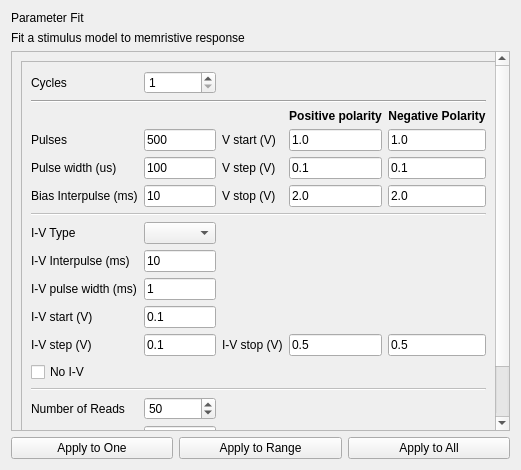
<?xml version="1.0" encoding="UTF-8"?>
<ui version="4.0">
 <class>PFParent</class>
 <widget class="QWidget" name="PFParent">
  <property name="geometry">
   <rect>
    <x>0</x>
    <y>0</y>
    <width>521</width>
    <height>470</height>
   </rect>
  </property>
  <property name="windowTitle">
   <string>Form</string>
  </property>
  <layout class="QGridLayout" name="gridLayout" columnstretch="0,0,0">
   <item row="3" column="0" colspan="3">
    <layout class="QHBoxLayout" name="horizontalLayout">
     <property name="bottomMargin">
      <number>0</number>
     </property>
     <item>
      <widget class="QPushButton" name="applyOneButton">
       <property name="text">
        <string>Apply to One</string>
       </property>
      </widget>
     </item>
     <item>
      <widget class="QPushButton" name="applyRangeButton">
       <property name="text">
        <string>Apply to Range</string>
       </property>
      </widget>
     </item>
     <item>
      <widget class="QPushButton" name="applyAllButton">
       <property name="text">
        <string>Apply to All</string>
       </property>
      </widget>
     </item>
    </layout>
   </item>
   <item row="1" column="0" colspan="2">
    <widget class="QLabel" name="descriptionLabel">
     <property name="text">
      <string>Fit a stimulus model to memristive response</string>
     </property>
    </widget>
   </item>
   <item row="0" column="0" colspan="2">
    <widget class="QLabel" name="titleLabel">
     <property name="text">
      <string>Parameter Fit</string>
     </property>
    </widget>
   </item>
   <item row="2" column="0" colspan="3">
    <widget class="QScrollArea" name="scrollArea">
     <property name="horizontalScrollBarPolicy">
      <enum>Qt::ScrollBarAlwaysOff</enum>
     </property>
     <property name="widgetResizable">
      <bool>true</bool>
     </property>
     <widget class="QWidget" name="scrollAreaWidgetContents">
      <property name="geometry">
       <rect>
        <x>0</x>
        <y>0</y>
        <width>496</width>
        <height>539</height>
       </rect>
      </property>
      <layout class="QVBoxLayout" name="verticalLayout">
       <item>
        <widget class="QFrame" name="frame">
         <property name="sizePolicy">
          <sizepolicy hsizetype="Preferred" vsizetype="MinimumExpanding">
           <horstretch>0</horstretch>
           <verstretch>0</verstretch>
          </sizepolicy>
         </property>
         <property name="frameShape">
          <enum>QFrame::StyledPanel</enum>
         </property>
         <property name="frameShadow">
          <enum>QFrame::Raised</enum>
         </property>
         <layout class="QGridLayout" name="gridLayout_2">
          <item row="3" column="2">
           <widget class="QLabel" name="label_2">
            <property name="text">
             <string>V start (V)</string>
            </property>
           </widget>
          </item>
          <item row="3" column="4">
           <widget class="QLineEdit" name="VStartNegEdit">
            <property name="sizePolicy">
             <sizepolicy hsizetype="Maximum" vsizetype="Fixed">
              <horstretch>0</horstretch>
              <verstretch>0</verstretch>
             </sizepolicy>
            </property>
            <property name="text">
             <string>1.0</string>
            </property>
           </widget>
          </item>
          <item row="11" column="1">
           <widget class="QLineEdit" name="IVStartEdit">
            <property name="sizePolicy">
             <sizepolicy hsizetype="Maximum" vsizetype="Fixed">
              <horstretch>0</horstretch>
              <verstretch>0</verstretch>
             </sizepolicy>
            </property>
            <property name="text">
             <string>0.1</string>
            </property>
           </widget>
          </item>
          <item row="12" column="4">
           <widget class="QLineEdit" name="IVStopNegEdit">
            <property name="sizePolicy">
             <sizepolicy hsizetype="Maximum" vsizetype="Fixed">
              <horstretch>0</horstretch>
              <verstretch>0</verstretch>
             </sizepolicy>
            </property>
            <property name="text">
             <string>0.5</string>
            </property>
           </widget>
          </item>
          <item row="11" column="0">
           <widget class="QLabel" name="label_9">
            <property name="text">
             <string>I-V start (V)</string>
            </property>
           </widget>
          </item>
          <item row="12" column="2">
           <widget class="QLabel" name="label_11">
            <property name="text">
             <string>I-V stop (V)</string>
            </property>
           </widget>
          </item>
          <item row="12" column="3">
           <widget class="QLineEdit" name="IVStopPosEdit">
            <property name="sizePolicy">
             <sizepolicy hsizetype="Maximum" vsizetype="Fixed">
              <horstretch>0</horstretch>
              <verstretch>0</verstretch>
             </sizepolicy>
            </property>
            <property name="text">
             <string>0.5</string>
            </property>
           </widget>
          </item>
          <item row="13" column="0">
           <widget class="QCheckBox" name="noIVCheckBox">
            <property name="text">
             <string>No I-V</string>
            </property>
           </widget>
          </item>
          <item row="15" column="0">
           <widget class="QLabel" name="label_15">
            <property name="text">
             <string>Number of Reads</string>
            </property>
           </widget>
          </item>
          <item row="3" column="0">
           <widget class="QLabel" name="label">
            <property name="text">
             <string>Pulses</string>
            </property>
           </widget>
          </item>
          <item row="5" column="1">
           <widget class="QLineEdit" name="interpulseEdit">
            <property name="sizePolicy">
             <sizepolicy hsizetype="Maximum" vsizetype="Fixed">
              <horstretch>0</horstretch>
              <verstretch>0</verstretch>
             </sizepolicy>
            </property>
            <property name="text">
             <string>10</string>
            </property>
           </widget>
          </item>
          <item row="20" column="0">
           <spacer name="verticalSpacer">
            <property name="orientation">
             <enum>Qt::Vertical</enum>
            </property>
            <property name="sizeHint" stdset="0">
             <size>
              <width>20</width>
              <height>0</height>
             </size>
            </property>
           </spacer>
          </item>
          <item row="9" column="0">
           <widget class="QLabel" name="label_14">
            <property name="text">
             <string>I-V pulse width (ms)</string>
            </property>
           </widget>
          </item>
          <item row="3" column="1">
           <widget class="QLineEdit" name="nrPulsesEdit">
            <property name="sizePolicy">
             <sizepolicy hsizetype="Maximum" vsizetype="Fixed">
              <horstretch>0</horstretch>
              <verstretch>0</verstretch>
             </sizepolicy>
            </property>
            <property name="text">
             <string>500</string>
            </property>
           </widget>
          </item>
          <item row="5" column="0">
           <widget class="QLabel" name="label_8">
            <property name="text">
             <string>Bias Interpulse (ms)</string>
            </property>
           </widget>
          </item>
          <item row="4" column="0">
           <widget class="QLabel" name="label_7">
            <property name="text">
             <string>Pulse width (us)</string>
            </property>
           </widget>
          </item>
          <item row="4" column="1">
           <widget class="QLineEdit" name="pulseWidthEdit">
            <property name="sizePolicy">
             <sizepolicy hsizetype="Maximum" vsizetype="Fixed">
              <horstretch>0</horstretch>
              <verstretch>0</verstretch>
             </sizepolicy>
            </property>
            <property name="text">
             <string>100</string>
            </property>
           </widget>
          </item>
          <item row="9" column="1">
           <widget class="QLineEdit" name="IVPwEdit">
            <property name="sizePolicy">
             <sizepolicy hsizetype="Maximum" vsizetype="Fixed">
              <horstretch>0</horstretch>
              <verstretch>0</verstretch>
             </sizepolicy>
            </property>
            <property name="text">
             <string>1</string>
            </property>
           </widget>
          </item>
          <item row="12" column="0">
           <widget class="QLabel" name="label_10">
            <property name="text">
             <string>I-V step (V)</string>
            </property>
           </widget>
          </item>
          <item row="8" column="0">
           <widget class="QLabel" name="label_12">
            <property name="text">
             <string>I-V Interpulse (ms)</string>
            </property>
           </widget>
          </item>
          <item row="8" column="1">
           <widget class="QLineEdit" name="IVInterpulseEdit">
            <property name="sizePolicy">
             <sizepolicy hsizetype="Maximum" vsizetype="Fixed">
              <horstretch>0</horstretch>
              <verstretch>0</verstretch>
             </sizepolicy>
            </property>
            <property name="text">
             <string>10</string>
            </property>
           </widget>
          </item>
          <item row="12" column="1">
           <widget class="QLineEdit" name="IVStepEdit">
            <property name="sizePolicy">
             <sizepolicy hsizetype="Maximum" vsizetype="Fixed">
              <horstretch>0</horstretch>
              <verstretch>0</verstretch>
             </sizepolicy>
            </property>
            <property name="text">
             <string>0.1</string>
            </property>
           </widget>
          </item>
          <item row="4" column="2">
           <widget class="QLabel" name="label_3">
            <property name="text">
             <string>V step (V)</string>
            </property>
           </widget>
          </item>
          <item row="4" column="3">
           <widget class="QLineEdit" name="VStepPosEdit">
            <property name="sizePolicy">
             <sizepolicy hsizetype="Maximum" vsizetype="Fixed">
              <horstretch>0</horstretch>
              <verstretch>0</verstretch>
             </sizepolicy>
            </property>
            <property name="text">
             <string>0.1</string>
            </property>
           </widget>
          </item>
          <item row="3" column="3">
           <widget class="QLineEdit" name="VStartPosEdit">
            <property name="sizePolicy">
             <sizepolicy hsizetype="Maximum" vsizetype="Fixed">
              <horstretch>0</horstretch>
              <verstretch>0</verstretch>
             </sizepolicy>
            </property>
            <property name="text">
             <string>1.0</string>
            </property>
           </widget>
          </item>
          <item row="5" column="2">
           <widget class="QLabel" name="label_4">
            <property name="text">
             <string>V stop (V)</string>
            </property>
           </widget>
          </item>
          <item row="5" column="4">
           <widget class="QLineEdit" name="VStopNegEdit">
            <property name="sizePolicy">
             <sizepolicy hsizetype="Maximum" vsizetype="Fixed">
              <horstretch>0</horstretch>
              <verstretch>0</verstretch>
             </sizepolicy>
            </property>
            <property name="text">
             <string>2.0</string>
            </property>
           </widget>
          </item>
          <item row="4" column="4">
           <widget class="QLineEdit" name="VStepNegEdit">
            <property name="sizePolicy">
             <sizepolicy hsizetype="Maximum" vsizetype="Fixed">
              <horstretch>0</horstretch>
              <verstretch>0</verstretch>
             </sizepolicy>
            </property>
            <property name="text">
             <string>0.1</string>
            </property>
           </widget>
          </item>
          <item row="5" column="3">
           <widget class="QLineEdit" name="VStopPosEdit">
            <property name="sizePolicy">
             <sizepolicy hsizetype="Maximum" vsizetype="Fixed">
              <horstretch>0</horstretch>
              <verstretch>0</verstretch>
             </sizepolicy>
            </property>
            <property name="text">
             <string>2.0</string>
            </property>
           </widget>
          </item>
          <item row="2" column="3">
           <widget class="QLabel" name="label_5">
            <property name="styleSheet">
             <string notr="true">font-weight:bold;</string>
            </property>
            <property name="text">
             <string>Positive polarity</string>
            </property>
            <property name="alignment">
             <set>Qt::AlignCenter</set>
            </property>
           </widget>
          </item>
          <item row="2" column="4">
           <widget class="QLabel" name="label_6">
            <property name="sizePolicy">
             <sizepolicy hsizetype="Minimum" vsizetype="Preferred">
              <horstretch>0</horstretch>
              <verstretch>0</verstretch>
             </sizepolicy>
            </property>
            <property name="styleSheet">
             <string notr="true">font-weight:bold;</string>
            </property>
            <property name="text">
             <string>Negative Polarity</string>
            </property>
            <property name="alignment">
             <set>Qt::AlignCenter</set>
            </property>
           </widget>
          </item>
          <item row="4" column="5">
           <spacer name="horizontalSpacer">
            <property name="orientation">
             <enum>Qt::Horizontal</enum>
            </property>
            <property name="sizeHint" stdset="0">
             <size>
              <width>40</width>
              <height>20</height>
             </size>
            </property>
           </spacer>
          </item>
          <item row="14" column="0" colspan="5">
           <widget class="QFrame" name="frame_3">
            <property name="enabled">
             <bool>false</bool>
            </property>
            <property name="frameShape">
             <enum>QFrame::HLine</enum>
            </property>
            <property name="frameShadow">
             <enum>QFrame::Sunken</enum>
            </property>
           </widget>
          </item>
          <item row="15" column="1">
           <widget class="QSpinBox" name="nrReadsSpinBox">
            <property name="minimum">
             <number>1</number>
            </property>
            <property name="maximum">
             <number>999999</number>
            </property>
            <property name="value">
             <number>50</number>
            </property>
           </widget>
          </item>
          <item row="7" column="0">
           <widget class="QLabel" name="label_13">
            <property name="text">
             <string>I-V Type</string>
            </property>
           </widget>
          </item>
          <item row="7" column="1">
           <widget class="QComboBox" name="IVTypeCombo"/>
          </item>
          <item row="6" column="0" colspan="5">
           <widget class="QFrame" name="frame_2">
            <property name="enabled">
             <bool>false</bool>
            </property>
            <property name="frameShape">
             <enum>QFrame::HLine</enum>
            </property>
            <property name="frameShadow">
             <enum>QFrame::Sunken</enum>
            </property>
           </widget>
          </item>
          <item row="16" column="1">
           <widget class="QLineEdit" name="readInterpulseEdit">
            <property name="text">
             <string>1</string>
            </property>
           </widget>
          </item>
          <item row="16" column="0">
           <widget class="QLabel" name="label_16">
            <property name="text">
             <string>Interpulse (ms)</string>
            </property>
           </widget>
          </item>
          <item row="19" column="0">
           <widget class="QCheckBox" name="noReadCheckBox">
            <property name="text">
             <string>No read train</string>
            </property>
           </widget>
          </item>
          <item row="1" column="0" colspan="5">
           <widget class="QFrame" name="frame_4">
            <property name="frameShape">
             <enum>QFrame::HLine</enum>
            </property>
            <property name="frameShadow">
             <enum>QFrame::Sunken</enum>
            </property>
           </widget>
          </item>
          <item row="0" column="0">
           <widget class="QLabel" name="label_17">
            <property name="text">
             <string>Cycles</string>
            </property>
           </widget>
          </item>
          <item row="0" column="1">
           <widget class="QSpinBox" name="cyclesSpinBox">
            <property name="minimum">
             <number>1</number>
            </property>
            <property name="maximum">
             <number>9999</number>
            </property>
           </widget>
          </item>
         </layout>
        </widget>
       </item>
      </layout>
     </widget>
    </widget>
   </item>
  </layout>
 </widget>
 <tabstops>
  <tabstop>nrPulsesEdit</tabstop>
  <tabstop>pulseWidthEdit</tabstop>
  <tabstop>interpulseEdit</tabstop>
  <tabstop>VStartPosEdit</tabstop>
  <tabstop>VStepPosEdit</tabstop>
  <tabstop>VStopPosEdit</tabstop>
  <tabstop>VStartNegEdit</tabstop>
  <tabstop>VStepNegEdit</tabstop>
  <tabstop>VStopNegEdit</tabstop>
  <tabstop>IVTypeCombo</tabstop>
  <tabstop>IVInterpulseEdit</tabstop>
  <tabstop>IVPwEdit</tabstop>
  <tabstop>IVStartEdit</tabstop>
  <tabstop>IVStepEdit</tabstop>
  <tabstop>IVStopPosEdit</tabstop>
  <tabstop>IVStopNegEdit</tabstop>
  <tabstop>nrReadsSpinBox</tabstop>
  <tabstop>readInterpulseEdit</tabstop>
  <tabstop>noReadCheckBox</tabstop>
  <tabstop>applyOneButton</tabstop>
  <tabstop>applyRangeButton</tabstop>
  <tabstop>applyAllButton</tabstop>
  <tabstop>noIVCheckBox</tabstop>
  <tabstop>scrollArea</tabstop>
 </tabstops>
 <resources/>
 <connections/>
</ui>
